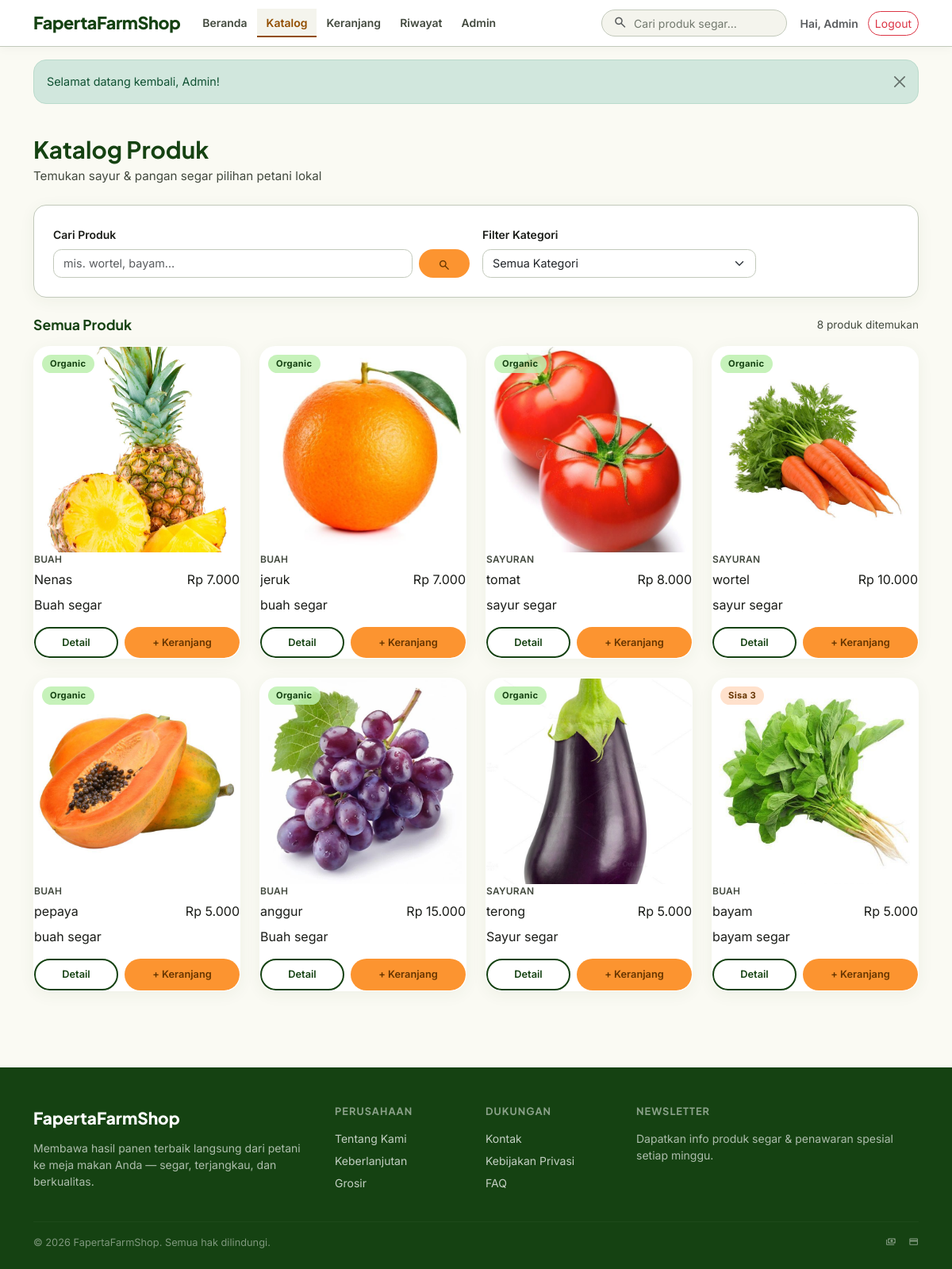
Page /katalog.php (signed in) on the committed database.
### tables this page shows
CREATE TABLE `produk` (
  `id` int(10) UNSIGNED NOT NULL,
  `id_kategori` int(10) UNSIGNED NOT NULL,
  `nama_produk` varchar(200) NOT NULL,
  `deskripsi` text NOT NULL,
  `harga` int(10) UNSIGNED NOT NULL,
  `stok` int(11) NOT NULL DEFAULT 0,
  `foto` longblob DEFAULT NULL,
  `status` enum('aktif','nonaktif') NOT NULL DEFAULT 'aktif',
  `created_at` timestamp NOT NULL DEFAULT current_timestamp()
);

CREATE TABLE `kategori` (
  `id` int(10) UNSIGNED NOT NULL,
  `nama_kategori` varchar(150) NOT NULL,
  `slug` varchar(170) NOT NULL,
  `created_at` timestamp NOT NULL DEFAULT current_timestamp()
);

### includes/helpers.php (called while the page is built, shortened)
<?php
function e(string $value): string
{
    return htmlspecialchars($value, ENT_QUOTES, 'UTF-8');
}
function base_url(string $path = ''): string
{
    $base = '/Web_Fap';
    return $base . '/' . ltrim($path, '/');
}
function format_rupiah(int $angka): string
{
    return 'Rp ' . number_format($angka, 0, ',', '.');
}

### katalog.php (the view, shortened to what this page needs)
<?php
require_once __DIR__ . '/includes/db.php';
require_once __DIR__ . '/includes/helpers.php';
$kategori_slug = trim((string)($_GET['kategori'] ?? ''));
$q = trim((string)($_GET['q'] ?? ''));
$params = [];
$sql = "
  SELECT p.id, p.nama_produk, p.deskripsi, p.harga, p.stok, p.foto, k.nama_kategori, k.slug
  FROM produk p
  JOIN kategori k ON k.id = p.id_kategori
  WHERE p.status = 'aktif'
";
$sql .= " ORDER BY p.created_at DESC LIMIT 50";
$stmt = $pdo->prepare($sql);
$stmt->execute($params);
$produkList = $stmt->fetchAll();
include __DIR__ . '/includes/header.php';
?>
<div class="container py-4">
  <div class="mb-4">
    <h1 class="section-title">Katalog Produk</h1>
    <p class="section-sub mb-0">Temukan sayur &amp; pangan segar pilihan petani lokal</p>
  </div>
  <div class="card mb-4">
    <div class="card-body">
      <div class="row g-3 align-items-end">
        <div class="col-12 col-md-6">
          <label class="form-label">Cari Produk</label>
          <form method="GET" class="d-flex gap-2" role="search">
            <input class="form-control" name="q" value="<?php echo e($q); ?>" placeholder="mis. wortel, bayam…">
            <button class="btn btn-accent px-4" type="submit">
              <span class="material-symbols-outlined" style="font-size:1rem;vertical-align:middle">search</span>
            </button>
          </form>
        </div>
        <div class="col-12 col-md-4">
          <label class="form-label">Filter Kategori</label>
          <form method="GET">
            <select name="kategori" class="form-select" onchange="this.form.submit()">
              <option value="" <?php echo $kategori_slug === '' ? 'selected' : ''; ?>>Semua Kategori</option>
            </select>
          </form>
        </div>
      </div>
    </div>
  </div>
  <div class="d-flex justify-content-between align-items-center mb-3">
    <h2 style="font-size:1.1rem;font-weight:700;color:var(--clr-primary);margin:0">
      <?php echo $kategori_slug ? 'Kategori: ' . e($kategori_slug) : 'Semua Produk'; ?>
    </h2>
    <span style="font-size:.85rem;color:var(--clr-on-surface-var)">
      <?php echo count($produkList); ?> produk ditemukan
    </span>
  </div>
  <div class="row row-cols-2 row-cols-md-3 row-cols-lg-4 g-4">
    <?php foreach ($produkList as $p): ?>
      <div class="col">
        <div class="card-product h-100">
          <div class="product-img-wrap">
            <img
              src="<?php echo $p['foto'] ? base_url('/uploads/produk/' . e($p['foto'])) : 'https://placehold.co/400x400/e8f5e9/2d5a27?text=' . urlencode(e($p['nama_produk'])); ?>"
              alt="<?php echo e($p['nama_produk']); ?>"
              loading="lazy">
            <?php if ((int)$p['stok'] <= 3 && (int)$p['stok'] > 0): ?>
              <span class="card-badge card-badge-orange">Sisa <?php echo (int)$p['stok']; ?></span>
            <?php elseif ((int)$p['stok'] <= 0): ?>
              <span class="card-badge" style="background:rgba(186,26,26,0.15);color:#842029">Habis</span>
            <?php else: ?>
              <span class="card-badge">Organic</span>
            <?php endif; ?>
          </div>
          <div class="card-body-premium">
            <div style="font-size:0.75rem;color:var(--clr-on-surface-var);margin-bottom:0.25rem;font-weight:600;text-transform:uppercase;letter-spacing:0.02em">
              <?php echo e($p['nama_kategori']); ?>
            </div>
            <div class="d-flex justify-content-between align-items-start gap-2 mb-2">
              <div class="product-title"><?php echo e($p['nama_produk']); ?></div>
              <div class="product-price text-nowrap"><?php echo e(format_rupiah((int)$p['harga'])); ?></div>
            </div>
            <p class="product-desc"><?php echo e($p['deskripsi']); ?></p>
            <div class="mt-auto d-flex gap-2">
              <a class="btn-outline-primary-pill flex-grow-1 justify-content-center py-2 px-0"
                 style="font-size: 0.8rem;"
                 href="<?php echo base_url('/detail-produk.php?id=' . (int)$p['id']); ?>">Detail</a>
              <form method="POST" action="<?php echo base_url('/keranjang.php'); ?>" class="flex-grow-1">
                <button class="btn-secondary-fill w-100 justify-content-center py-2 px-0"
                        style="font-size: 0.8rem;"
                        type="submit"
                        <?php echo (int)$p['stok'] <= 0 ? 'disabled style="opacity:0.5"' : ''; ?>>
                  + Keranjang
                </button>
              </form>
            </div>
          </div>
        </div>
      </div>
    <?php endforeach; ?>
  </div>
</div>
<?php include __DIR__ . '/includes/footer.php'; ?>

### assets/css/style.css (style rules this page uses)
:root { --clr-primary: #154212; --clr-primary-container: #2d5a27; --clr-primary-fixed: #bcf0ae; --clr-on-primary: #ffffff; --clr-secondary: #914d00; --clr-secondary-container: #fc9430; --clr-on-secondary: #ffffff; --clr-surface: #fafaf3; --clr-surface-low: #f4f4ed; --clr-surface-container: #eeeee7; --clr-surface-white: #ffffff; --clr-on-surface: #1a1c18; --clr-on-surface-var: #42493e; --clr-outline: #72796e; --clr-outline-var: #c2c9bb; --clr-error: #ba1a1a; --shadow-card: 0 4px 20px rgba(45, 90, 39, .06); --shadow-hover: 0 10px 28px rgba(45, 90, 39, .14); --radius-xl: 16px; --radius-2xl: 20px; --radius-pill: 9999px; --transition: all .25s ease; }
*, *::before, *::after { box-sizing: border-box; }
body { font-family: 'Inter', sans-serif; background: var(--clr-surface); color: var(--clr-on-surface); padding-bottom: 70px; }
@media (min-width: 768px) { body { padding-bottom: 0; } }
h1, h2, h3, h4, h5, h6 { font-family: 'Plus Jakarta Sans', sans-serif; color: var(--clr-primary); }
a { text-decoration: none; }
.material-symbols-outlined { font-variation-settings: 'FILL' 0, 'wght' 400, 'GRAD' 0, 'opsz' 24; vertical-align: middle; }
.btn-secondary-fill { background: var(--clr-secondary-container); color: #663500; border: 2px solid transparent; border-radius: var(--radius-pill); font-family: 'Inter', sans-serif; font-weight: 600; font-size: .875rem; padding: .65rem 1.75rem; transition: var(--transition); display: inline-flex; align-items: center; gap: .4rem; cursor: pointer; }
.btn-outline-primary-pill { background: transparent; color: var(--clr-primary); border: 2px solid var(--clr-primary); border-radius: var(--radius-pill); font-family: 'Inter', sans-serif; font-weight: 600; font-size: .875rem; padding: .65rem 1.75rem; transition: var(--transition); display: inline-flex; align-items: center; gap: .4rem; cursor: pointer; }
.btn-accent { background: var(--clr-secondary-container); border: none; color: #663500; border-radius: var(--radius-pill); font-weight: 600; transition: var(--transition); }
.section-title { font-family: 'Plus Jakarta Sans', sans-serif; font-weight: 700; font-size: 1.85rem; color: var(--clr-primary); margin-bottom: .3rem; }
.section-sub { font-size: .95rem; color: var(--clr-on-surface-var); margin-bottom: 2rem; }
.card-product { background: #fff; border-radius: var(--radius-2xl); box-shadow: var(--shadow-card); border: 1px solid transparent; overflow: hidden; transition: var(--transition); }
.card-product .product-img-wrap { overflow: hidden; aspect-ratio: 1/1; background: var(--clr-surface-low); position: relative; }
.card-product .product-img-wrap img { width: 100%; height: 100%; object-fit: cover; transition: transform .5s ease; }
.card-badge { position: absolute; top: .6rem; left: .6rem; background: rgba(188, 240, 174, .85); color: var(--clr-primary); font-size: .7rem; font-weight: 700; padding: .2rem .65rem; border-radius: var(--radius-pill); letter-spacing: .03em; }
.card-badge-orange { background: rgba(255, 220, 195, .85); color: #663500; }
.form-control, .form-select { border-color: var(--clr-outline-var) !important; border-radius: .65rem !important; font-size: .9rem; transition: var(--transition); }
.form-label { font-weight: 600; font-size: .875rem; color: var(--clr-on-surface); }
.card { border: 1px solid var(--clr-outline-var) !important; border-radius: var(--radius-xl) !important; box-shadow: var(--shadow-card) !important; }
.card-body { padding: 1.5rem !important; }

### rows in the picture
produk: foto (picture), stok "Organic", id_kategori.nama_kategori "BUAH", nama_produk "Nenas", harga "Rp 7.000", deskripsi "Buah segar"
produk: foto (picture), stok "Organic", id_kategori.nama_kategori "BUAH", nama_produk "jeruk", harga "Rp 7.000", deskripsi "buah segar"
produk: foto (picture), stok "Organic", id_kategori.nama_kategori "SAYURAN", nama_produk "tomat", harga "Rp 8.000", deskripsi "sayur segar"
produk: foto (picture), stok "Organic", id_kategori.nama_kategori "SAYURAN", nama_produk "wortel", harga "Rp 10.000", deskripsi "sayur segar"
produk: foto (picture), stok "Organic", id_kategori.nama_kategori "BUAH", nama_produk "pepaya", harga "Rp 5.000", deskripsi "buah segar"
produk: foto (picture), stok "Organic", id_kategori.nama_kategori "BUAH", nama_produk "anggur", harga "Rp 15.000", deskripsi "Buah segar"
produk: foto (picture), stok "Organic", id_kategori.nama_kategori "SAYURAN", nama_produk "terong", harga "Rp 5.000", deskripsi "Sayur segar"
produk: foto (picture), stok "3", id_kategori.nama_kategori "BUAH", nama_produk "bayam", harga "Rp 5.000", deskripsi "bayam segar"

### other values in the picture
$label "Beranda"
$label "Katalog"
$label "Keranjang"
$label "Riwayat"
$label "Admin"
$nama "Admin"
$msg "Selamat datang kembali, Admin!"
count($produkList) "8"
